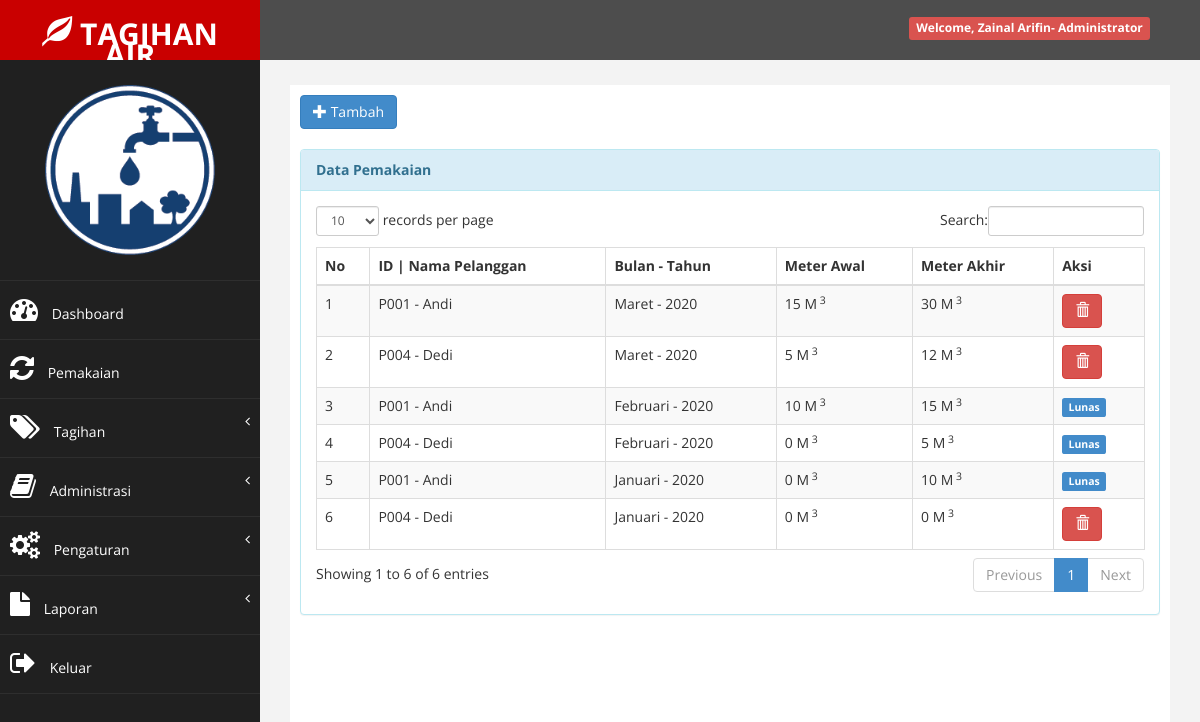
Screenshot of /?halaman=pakai_tampil (signed in) with the database file from the repository.
### tables this page shows
CREATE TABLE `tb_pelanggan` (
  `id_pelanggan` char(15) NOT NULL,
  `nama_pelanggan` varchar(20) NOT NULL,
  `alamat` varchar(40) NOT NULL,
  `no_hp` char(15) NOT NULL,
  `status` char(10) NOT NULL DEFAULT 'Aktif',
  `id_layanan` int(11) NOT NULL
);

CREATE TABLE `tb_bulan` (
  `id_bulan` char(3) NOT NULL,
  `nama_bulan` varchar(10) NOT NULL
);

CREATE TABLE `tb_pakai` (
  `id_pakai` char(11) NOT NULL,
  `id_pelanggan` char(15) NOT NULL,
  `bulan` char(3) NOT NULL,
  `tahun` char(4) NOT NULL,
  `awal` int(11) NOT NULL,
  `akhir` int(11) NOT NULL,
  `pakai` int(11) NOT NULL
);

### super/pakai/pakai_tampil.php (the view)
<div class="row">
                <div class="col-md-12">
                    <a href="?halaman=pakai_tambah" class="btn btn-primary"><i class="glyphicon glyphicon-plus"></i> Tambah</a>
                    <br><br>
                    <div class="panel panel-info">
                        <div class="panel-heading">
                             <b>Data Pemakaian</b>
                        </div>
                        <div class="panel-body">
                            <div class="table-responsive">
                                <table class="table table-striped table-bordered table-hover" id="dataTables-example">
                                    <thead>
                                        <tr>
                                            <th>No</th>
                                            <th>ID | Nama Pelanggan</th>
                                            <th>Bulan - Tahun</th>
                                            <th>Meter Awal</th>
                                            <th>Meter Akhir</th>
                                            <th>Aksi</th>
                                        </tr>
                                    </thead>
                                    <tbody>
                                    <?php
                                    $no = 1;
                                    $sql = $koneksi->query("select p.id_pelanggan, p.nama_pelanggan, k.id_pakai, k.tahun, k.awal, k.akhir, b.nama_bulan, t.status
                                    from tb_pelanggan p inner join tb_pakai k on p.id_pelanggan=k.id_pelanggan
                                    inner join tb_tagihan t on k.id_pakai=t.id_pakai
                                    inner join tb_bulan b on k.bulan=b.id_bulan
                                    order by tahun desc, id_bulan desc");
                                    while ($data= $sql->fetch_assoc()) {
                                    ?>
                                    <tr>
                                        <td><?php echo $no++; ?></td>
                                        <td><?php echo $data['id_pelanggan']; ?> - <?php echo $data['nama_pelanggan']; ?></td>
                                        <td><?php echo $data['nama_bulan']; ?> - <?php echo $data['tahun']; ?></td>
                                        <td><?php echo $data['awal']; ?> M<sup> 3</sup></td>
                                        <td><?php echo $data['akhir']; ?> M<sup> 3</sup></td>
                                        <td>
                                            <?php $stt = $data['status']  ?>
                                            <?php if ($stt == 'Belum Bayar') { ?>
                                                <a href="?halaman=pakai_hapus&kode=<?php echo $data['id_pakai']; ?>" onclick="return confirm('Apakah anda yakin hapus data ini ?')" title="Hapus" class="btn btn-danger"><i class="glyphicon glyphicon-trash"></i></a>
                                            <?php } elseif ($stt == 'Lunas') { ?>
                                                <span class="label label-primary">Lunas</span>
                                            </td>
                                            <?php } ?>
                                        </td>
                                    </tr>
                                    <?php
                                    }
                                    ?>
                                    </tbody>
                                    </div>
                                </div>
                            </div>
                        </div>
                    </div>
                </div>

### index.php (shortened to what this page needs)
<?php
    if (isset($_SESSION["ses_username"])==""){
    echo"<meta http-equiv='refresh' content='0;url=login'>";
    }else{
    $data_nama_lengkap = $_SESSION["ses_nama"];
    $data_level = $_SESSION["ses_level"];
    }
    include "inc/koneksi.php";
?>
<!DOCTYPE html>
<html xmlns="http://www.w3.org/1999/xhtml">
<head>
	<link href="assets/css/bootstrap.css" rel="stylesheet" />
	<link href="assets/css/font-awesome.css" rel="stylesheet" />
	<link href="assets/css/custom.css" rel="stylesheet" />
	<link rel="stylesheet" href="dist/css/select2.min.css" />
	<link href="assets/js/dataTables/dataTables.bootstrap.css" rel="stylesheet" />
	<link rel="stylesheet" href="dist/swal/sweetalert2.min.css">
</head>
<body>
	<div id="wrapper">
		<nav class="navbar navbar-default navbar-cls-top " role="navigation" style="margin-bottom: 0">
			<div class="navbar-header">
				<a href="http://localhost/abata" class="navbar-brand">
					<i class="glyphicon glyphicon-leaf"> </i> TAGIHAN AIR</a>
			</div>
			<div style="color: white;
padding: 15px 50px 5px 50px;
float: right;
font-size: 16px;">
				<span class="label label-danger">Welcome,
					<?php echo $data_nama_lengkap; ?>-
					<?php echo $data_level; ?>
				</span>
		</nav>
		<nav class="navbar-default navbar-side" role="navigation">
			<div class="sidebar-collapse">
				<ul class="nav" id="main-menu">
					<li class="text-center">
						<img src="assets/img/logo.png" class="user-image img-responsive" />
					</li>
					<?php
                    if ($data_level=="Administrator"){
                    ?>
					<li>
						<a href="?halaman=home_sa">
							<i class="fa fa-dashboard fa-2x"></i> Dashboard</a>
					</li>
					<li>
						<a href="?halaman=pakai_tampil">
							<i class="fa fa-refresh fa-2x"></i> Pemakaian</a>
					</li>
					<li>
						<a href="#">
							<i class="fa fa-tags fa-2x"></i> Tagihan
							<span class="fa arrow"></span>
						</a>
					</li>
					<li>
						<a href="#">
							<i class="fa fa-book fa-2x"></i> Administrasi
							<span class="fa arrow"></span>
						</a>
					</li>
					<li>
						<a href="#">
							<i class="fa fa-cogs fa-2x"></i> Pengaturan
							<span class="fa arrow"></span>
						</a>
					</li>
					<li>
						<a href="#">
							<i class="fa fa-file fa-2x"></i> Laporan
							<span class="fa arrow"></span>
						</a>
					</li>
					<?php
                    }
                ?>
					<li>
						<a href="logout" onclick="return confirm('Apakah anda yakin ingin keluar dari aplikasi ini ?')">
							<i class="fa fa-sign-out fa-2x"></i> Keluar</a>
					</li>
				</ul>
			</div>
		</nav>
		<div id="page-wrapper">
			<div id="page-inner">
				<div class="row">
					<div class="col-md-12">
						<?php
                    if(isset($_GET['halaman'])){
                        $hal = $_GET['halaman'];
                        switch ($hal) {
                            case 'pakai_tampil':
                                include "super/pakai/pakai_tampil.php";
                                break;
                        }
                    }
                ?>
					</div>
				</div>
</body>
</html>

### assets/css/custom.css (style rules this page uses)
body { font-family: 'Open Sans', sans-serif; }
#wrapper { width: 100%; background:#202020; }
#page-wrapper { padding: 15px 15px; min-height: 600px; background:#F3F3F3; }
#page-inner { width:100%; margin:10px 20px 10px 0px; background-color:#fff!important; padding:10px; min-height:1200px; }
.text-center { text-align:center; }
.user-image { margin: 25px auto; -webkit-border-radius: 10px; -moz-border-radius: 10px; border-radius: 10px; max-height:170px; max-width:170px; }
.navbar-cls-top .navbar-brand { color: #fff; background: #C90000; width: 260px; text-align: center; height: 60px; font-size: 30px; font-weight: 700; }
.arrow { float: right; }
.fa.arrow:before { content: "\f104"; }
.sidebar-collapse , .sidebar-collapse .nav { background:none; }
.sidebar-collapse .nav { padding:0; }
.sidebar-collapse .nav > li > a { color:#fff; background:#202020; text-shadow:none; }
.sidebar-collapse > .nav > li > a { padding:15px 10px; }
.sidebar-collapse > .nav > li { border-bottom: 1px solid rgba(107, 108, 109, 0.19); }
.navbar-side { border:none; background-color: #202020; }
.navbar-cls-top { background:#4D4D4D; border-bottom:none; }
.navbar-default { border:0px solid black; }
.navbar-header { background: #A70303; }
.nav > li > a > i { margin-right:10px; }
@media (min-width:768px) { #page-wrapper { margin: 0 0 0 260px; padding: 15px 30px; min-height: 1200px; } }
@media (min-width:768px) { .navbar-side { z-index: 1; position: absolute; width: 260px; } }
@media (min-width:768px) { .navbar { border-radius: 0px; } }

### rows the page displays
tb_pelanggan: id_pelanggan "P001", nama_pelanggan "Andi", tb_bulan.nama_bulan "Maret", tb_pakai.tahun "2020", tb_pakai.awal "15", tb_pakai.akhir "30", tb_bulan.nama_bulan "Februari", tb_pakai.awal "10", tb_pakai.akhir "15", shows "Lunas", tb_bulan.nama_bulan "Januari", tb_pakai.awal "0", tb_pakai.akhir "10"
tb_pelanggan: id_pelanggan "P004", nama_pelanggan "Dedi", tb_bulan.nama_bulan "Maret", tb_pakai.tahun "2020", tb_pakai.awal "5", tb_pakai.akhir "12", tb_bulan.nama_bulan "Februari", tb_pakai.awal "0", tb_pakai.akhir "5", shows "Lunas", tb_bulan.nama_bulan "Januari", tb_pakai.akhir "0"

### other values shown
$data_nama_lengkap "Zainal Arifin"
$data_level "Administrator"
